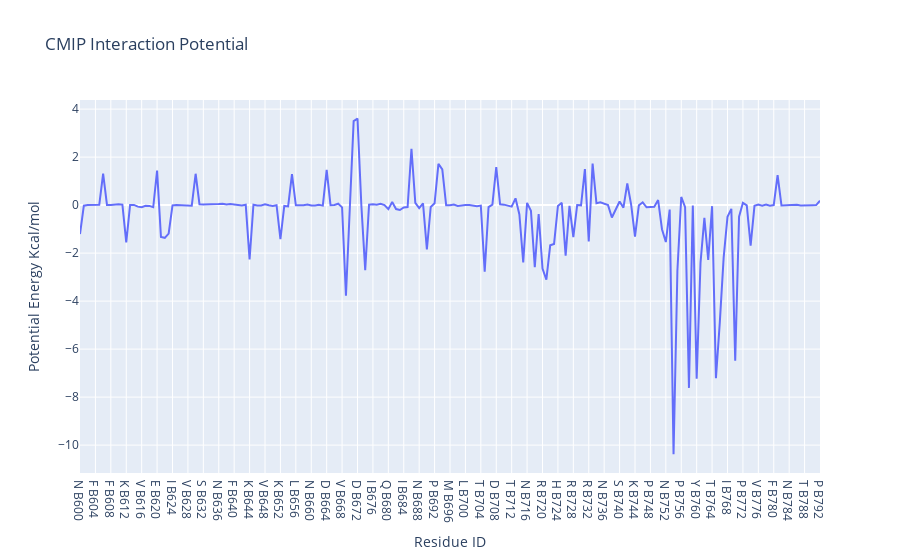

The notebook cell saved with this chart:
### Markdown cell above
<a id="plotRBD_residues"></a>
### Interaction energy by residue
Visualizing the **interaction potential energies** computed by **CMIP**. The plot shows **interactions energies** (in kcal/mol, Y axis) for **each of the residues** (computed summing the contributions of all atoms included in the residue) of the **RBD protein** (X axis).

### Code cell
import plotly
import plotly.graph_objs as go
from biobb_cmip.utils.representation import get_energies_byres


res_list, energy_dict = get_energies_byres(RBD_byat_out, cutoff=55)

plotly.offline.init_notebook_mode(connected=True)

fig = {"data": [go.Scatter(x=res_list, y=energy_dict['ES&VDW'])],
       "layout": go.Layout(title="CMIP Interaction Potential", 
                           xaxis=dict(title = "Residue ID"), 
                           yaxis=dict(title = "Potential Energy Kcal/mol"))}

plotly.offline.iplot(fig)

energy_cutoff = -1.5
identified_residues = [res_list[energy_dict['ES&VDW'].index(item)] 
                       for item in energy_dict['ES&VDW'] if item < energy_cutoff]
identified_residues_ngl = str([int(re.sub(r'[A-Z]+', '', item)) for item in identified_residues]).replace(',','')

### Figure 1 — Plotly figure (JSON) as saved in the notebook; plotly's stock layout.template omitted (floating-point values rounded to 4 significant figures; data arrays with more than 128 entries replaced by an {"elided": "..."} marker saying what was removed)
{"data": [{"type": "scatter", "x": {"elided": "193 str values"}, "y": {"elided": "193 float values"}}], "layout": {"title": {"text": "CMIP Interaction Potential"}, "xaxis": {"title": {"text": "Residue ID"}}, "yaxis": {"title": {"text": "Potential Energy Kcal/mol"}}}}
